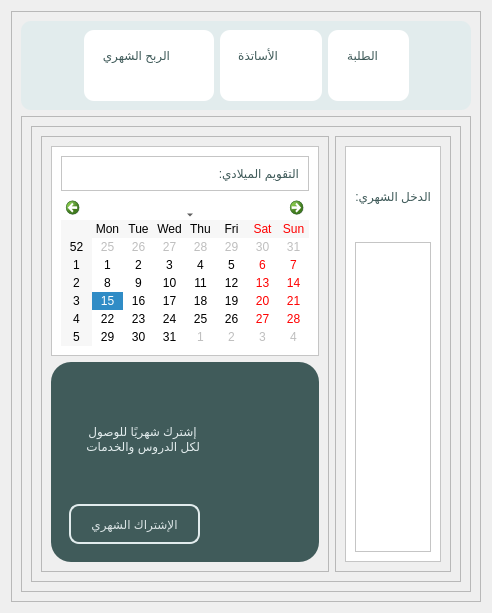
         <widget class="QWidget" name="page_2">
          <layout class="QGridLayout" name="gridLayout_13">
           <item row="1" column="0">
            <widget class="QFrame" name="frame_12">
             <property name="frameShape">
              <enum>QFrame::StyledPanel</enum>
             </property>
             <property name="frameShadow">
              <enum>QFrame::Raised</enum>
             </property>
             <layout class="QGridLayout" name="gridLayout_14">
              <item row="1" column="1">
               <widget class="QFrame" name="frame_32">
                <property name="minimumSize">
                 <size>
                  <width>0</width>
                  <height>0</height>
                 </size>
                </property>
                <property name="frameShape">
                 <enum>QFrame::StyledPanel</enum>
                </property>
                <property name="frameShadow">
                 <enum>QFrame::Raised</enum>
                </property>
                <layout class="QGridLayout" name="gridLayout_30">
                 <item row="0" column="0">
                  <widget class="QFrame" name="frame_18">
                   <property name="maximumSize">
                    <size>
                     <width>1300</width>
                     <height>16777215</height>
                    </size>
                   </property>
                   <property name="frameShape">
                    <enum>QFrame::StyledPanel</enum>
                   </property>
                   <property name="frameShadow">
                    <enum>QFrame::Raised</enum>
                   </property>
                   <layout class="QGridLayout" name="gridLayout_16">
                    <item row="0" column="1">
                     <widget class="QFrame" name="frame_26">
                      <property name="maximumSize">
                       <size>
                        <width>16777215</width>
                        <height>16777215</height>
                       </size>
                      </property>
                      <property name="styleSheet">
                       <string notr="true"/>
                      </property>
                      <property name="frameShape">
                       <enum>QFrame::StyledPanel</enum>
                      </property>
                      <property name="frameShadow">
                       <enum>QFrame::Raised</enum>
                      </property>
                      <layout class="QGridLayout" name="gridLayout_25">
                       <item row="0" column="0">
                        <widget class="QFrame" name="frame_30">
                         <property name="maximumSize">
                          <size>
                           <width>16777215</width>
                           <height>16777215</height>
                          </size>
                         </property>
                         <property name="styleSheet">
                          <string notr="true">background-color: rgb(255, 255, 255);</string>
                         </property>
                         <property name="frameShape">
                          <enum>QFrame::StyledPanel</enum>
                         </property>
                         <property name="frameShadow">
                          <enum>QFrame::Raised</enum>
                         </property>
                         <layout class="QGridLayout" name="gridLayout_29">
                          <item row="1" column="0">
                           <widget class="QFrame" name="frame_31">
                            <property name="frameShape">
                             <enum>QFrame::StyledPanel</enum>
                            </property>
                            <property name="frameShadow">
                             <enum>QFrame::Raised</enum>
                            </property>
                           </widget>
                          </item>
                          <item row="0" column="0">
                           <widget class="QLabel" name="label_24">
                            <property name="maximumSize">
                             <size>
                              <width>16777215</width>
                              <height>80</height>
                             </size>
                            </property>
                            <property name="styleSheet">
                             <string notr="true">border:non;
color: rgb(64, 91, 90);
font: 23pt &quot;Arabic Typesetting&quot;;
</string>
                            </property>
                            <property name="text">
                             <string>الدخل الشهري:</string>
                            </property>
                           </widget>
                          </item>
                         </layout>
                        </widget>
                       </item>
                      </layout>
                     </widget>
                    </item>
                    <item row="0" column="0">
                     <widget class="QFrame" name="frame_27">
                      <property name="maximumSize">
                       <size>
                        <width>500</width>
                        <height>16777215</height>
                       </size>
                      </property>
                      <property name="styleSheet">
                       <string notr="true"/>
                      </property>
                      <property name="frameShape">
                       <enum>QFrame::StyledPanel</enum>
                      </property>
                      <property name="frameShadow">
                       <enum>QFrame::Raised</enum>
                      </property>
                      <layout class="QGridLayout" name="gridLayout_26">
                       <item row="0" column="0">
                        <widget class="QFrame" name="frame_28">
                         <property name="maximumSize">
                          <size>
                           <width>16777215</width>
                           <height>16777215</height>
                          </size>
                         </property>
                         <property name="styleSheet">
                          <string notr="true">background-color: rgb(255, 255, 255);</string>
                         </property>
                         <property name="frameShape">
                          <enum>QFrame::StyledPanel</enum>
                         </property>
                         <property name="frameShadow">
                          <enum>QFrame::Raised</enum>
                         </property>
                         <layout class="QGridLayout" name="gridLayout_27">
                          <item row="0" column="0">
                           <widget class="QFrame" name="frame_39">
                            <property name="frameShape">
                             <enum>QFrame::StyledPanel</enum>
                            </property>
                            <property name="frameShadow">
                             <enum>QFrame::Raised</enum>
                            </property>
                            <layout class="QGridLayout" name="gridLayout_42">
                             <item row="0" column="0">
                              <widget class="QLabel" name="label_23">
                               <property name="styleSheet">
                                <string notr="true">border:non;
color: rgb(64, 91, 90);
font: 23pt &quot;Arabic Typesetting&quot;;
</string>
                               </property>
                               <property name="text">
                                <string>التقويم الميلادي:</string>
                               </property>
                              </widget>
                             </item>
                            </layout>
                           </widget>
                          </item>
                          <item row="1" column="0">
                           <widget class="QCalendarWidget" name="calendarWidget">
                            <property name="maximumSize">
                             <size>
                              <width>400</width>
                              <height>400</height>
                             </size>
                            </property>
                           </widget>
                          </item>
                         </layout>
                        </widget>
                       </item>
                       <item row="1" column="0">
                        <widget class="QFrame" name="frame_29">
                         <property name="minimumSize">
                          <size>
                           <width>0</width>
                           <height>200</height>
                          </size>
                         </property>
                         <property name="maximumSize">
                          <size>
                           <width>16777215</width>
                           <height>200</height>
                          </size>
                         </property>
                         <property name="styleSheet">
                          <string notr="true">border-radius:20px;
background-color: rgb(64, 91, 90);</string>
                         </property>
                         <property name="frameShape">
                          <enum>QFrame::StyledPanel</enum>
                         </property>
                         <property name="frameShadow">
                          <enum>QFrame::Raised</enum>
                         </property>
                         <layout class="QGridLayout" name="gridLayout_28">
                          <item row="0" column="0">
                           <widget class="QFrame" name="frame_38">
                            <property name="frameShape">
                             <enum>QFrame::StyledPanel</enum>
                            </property>
                            <property name="frameShadow">
                             <enum>QFrame::Raised</enum>
                            </property>
                            <layout class="QGridLayout" name="gridLayout_40">
                             <item row="0" column="0">
                              <widget class="QLabel" name="label_25">
                               <property name="styleSheet">
                                <string notr="true">border:non;
color: rgb(226, 236, 237);
font: 18pt &quot;Arabic Typesetting&quot;;
</string>
                               </property>
                               <property name="text">
                                <string>إشترك شهريًا للوصول لكل الدروس والخدمات</string>
                               </property>
                               <property name="wordWrap">
                                <bool>true</bool>
                               </property>
                              </widget>
                             </item>
                             <item row="1" column="0">
                              <widget class="QPushButton" name="pushButton">
                               <property name="minimumSize">
                                <size>
                                 <width>0</width>
                                 <height>40</height>
                                </size>
                               </property>
                               <property name="styleSheet">
                                <string notr="true">QPushButton{
	border:2px solid #e2eced;
	border-radius: 10px;
	font: 10pt &quot;Imprint MT Shadow&quot;;	
	color: rgb(217, 227, 228);
	background-color: rgb(64, 91, 90);
	
}
QPushButton:hover{
	border-radius: 10px;
	font: 13pt &quot;Imprint MT Shadow&quot;;
	background-color: rgb(226, 236, 237);
	color: rgb(64, 91, 90);
}
</string>
                               </property>
                               <property name="text">
                                <string>الإشتراك الشهري</string>
                               </property>
                              </widget>
                             </item>
                            </layout>
                           </widget>
                          </item>
                          <item row="0" column="1">
                           <widget class="QFrame" name="frame_36">
                            <property name="frameShape">
                             <enum>QFrame::StyledPanel</enum>
                            </property>
                            <property name="frameShadow">
                             <enum>QFrame::Raised</enum>
                            </property>
                            <layout class="QGridLayout" name="gridLayout_41">
                             <item row="0" column="0">
                              <widget class="QLabel" name="label_22">
                               <property name="maximumSize">
                                <size>
                                 <width>150</width>
                                 <height>16777215</height>
                                </size>
                               </property>
                               <property name="text">
                                <string/>
                               </property>
                               <property name="pixmap">
                                <pixmap>assets/images/atm-card.png</pixmap>
                               </property>
                               <property name="scaledContents">
                                <bool>true</bool>
                               </property>
                              </widget>
                             </item>
                            </layout>
                           </widget>
                          </item>
                         </layout>
                        </widget>
                       </item>
                      </layout>
                     </widget>
                    </item>
                   </layout>
                  </widget>
                 </item>
                </layout>
               </widget>
              </item>
              <item row="0" column="1">
               <widget class="QFrame" name="frame1_3">
                <property name="maximumSize">
                 <size>
                  <width>16777215</width>
                  <height>120</height>
                 </size>
                </property>
                <property name="styleSheet">
                 <string notr="true">border-radius:10px;
background-color: rgb(226, 236, 237);</string>
                </property>
                <property name="frameShape">
                 <enum>QFrame::StyledPanel</enum>
                </property>
                <property name="frameShadow">
                 <enum>QFrame::Raised</enum>
                </property>
                <layout class="QGridLayout" name="gridLayout_18">
                 <item row="0" column="2">
                  <widget class="QFrame" name="frame_23">
                   <property name="maximumSize">
                    <size>
                     <width>200</width>
                     <height>16777215</height>
                    </size>
                   </property>
                   <property name="styleSheet">
                    <string notr="true">background-color: rgb(255, 255, 255);</string>
                   </property>
                   <property name="frameShape">
                    <enum>QFrame::StyledPanel</enum>
                   </property>
                   <property name="frameShadow">
                    <enum>QFrame::Raised</enum>
                   </property>
                   <layout class="QGridLayout" name="gridLayout_23">
                    <item row="0" column="2">
                     <widget class="QLabel" name="label_17">
                      <property name="text">
                       <string/>
                      </property>
                     </widget>
                    </item>
                    <item row="0" column="1">
                     <widget class="QFrame" name="frame_25">
                      <property name="frameShape">
                       <enum>QFrame::StyledPanel</enum>
                      </property>
                      <property name="frameShadow">
                       <enum>QFrame::Raised</enum>
                      </property>
                      <layout class="QGridLayout" name="gridLayout_24">
                       <item row="0" column="0">
                        <widget class="QLabel" name="label_13">
                         <property name="styleSheet">
                          <string notr="true">color: rgb(64, 91, 90);
font: 57 9pt &quot;Dubai Medium&quot;;</string>
                         </property>
                         <property name="text">
                          <string>الأساتذة</string>
                         </property>
                        </widget>
                       </item>
                       <item row="1" column="0">
                        <widget class="QLabel" name="teacherNumberslabel">
                         <property name="styleSheet">
                          <string notr="true">font: 11pt &quot;MV Boli&quot;;</string>
                         </property>
                         <property name="text">
                          <string/>
                         </property>
                        </widget>
                       </item>
                      </layout>
                     </widget>
                    </item>
                    <item row="0" column="3">
                     <widget class="QLabel" name="label_18">
                      <property name="maximumSize">
                       <size>
                        <width>60</width>
                        <height>60</height>
                       </size>
                      </property>
                      <property name="text">
                       <string/>
                      </property>
                      <property name="pixmap">
                       <pixmap>assets/images/student.png</pixmap>
                      </property>
                      <property name="scaledContents">
                       <bool>true</bool>
                      </property>
                     </widget>
                    </item>
                   </layout>
                  </widget>
                 </item>
                 <item row="0" column="0">
                  <spacer name="horizontalSpacer_3">
                   <property name="orientation">
                    <enum>Qt::Horizontal</enum>
                   </property>
                   <property name="sizeHint" stdset="0">
                    <size>
                     <width>40</width>
                     <height>20</height>
                    </size>
                   </property>
                  </spacer>
                 </item>
                 <item row="0" column="1">
                  <widget class="QFrame" name="frame_34">
                   <property name="maximumSize">
                    <size>
                     <width>200</width>
                     <height>16777215</height>
                    </size>
                   </property>
                   <property name="styleSheet">
                    <string notr="true">background-color: rgb(255, 255, 255);</string>
                   </property>
                   <property name="frameShape">
                    <enum>QFrame::StyledPanel</enum>
                   </property>
                   <property name="frameShadow">
                    <enum>QFrame::Raised</enum>
                   </property>
                   <layout class="QGridLayout" name="gridLayout_35">
                    <item row="0" column="2">
                     <widget class="QLabel" name="label_19">
                      <property name="text">
                       <string/>
                      </property>
                     </widget>
                    </item>
                    <item row="0" column="1">
                     <widget class="QFrame" name="frame_35">
                      <property name="frameShape">
                       <enum>QFrame::StyledPanel</enum>
                      </property>
                      <property name="frameShadow">
                       <enum>QFrame::Raised</enum>
                      </property>
                      <layout class="QGridLayout" name="gridLayout_36">
                       <item row="0" column="0">
                        <widget class="QLabel" name="label_20">
                         <property name="styleSheet">
                          <string notr="true">color: rgb(64, 91, 90);
font: 57 9pt &quot;Dubai Medium&quot;;</string>
                         </property>
                         <property name="text">
                          <string>الربح الشهري</string>
                         </property>
                        </widget>
                       </item>
                       <item row="1" column="0">
                        <widget class="QLabel" name="teacherNumberslabel_2">
                         <property name="styleSheet">
                          <string notr="true">font: 11pt &quot;MV Boli&quot;;</string>
                         </property>
                         <property name="text">
                          <string/>
                         </property>
                        </widget>
                       </item>
                      </layout>
                     </widget>
                    </item>
                    <item row="0" column="3">
                     <widget class="QLabel" name="label_21">
                      <property name="maximumSize">
                       <size>
                        <width>60</width>
                        <height>60</height>
                       </size>
                      </property>
                      <property name="text">
                       <string/>
                      </property>
                      <property name="pixmap">
                       <pixmap>assets/images/gross-profit.png</pixmap>
                      </property>
                      <property name="scaledContents">
                       <bool>true</bool>
                      </property>
                     </widget>
                    </item>
                   </layout>
                  </widget>
                 </item>
                 <item row="0" column="3">
                  <widget class="QFrame" name="frame_19">
                   <property name="maximumSize">
                    <size>
                     <width>200</width>
                     <height>16777215</height>
                    </size>
                   </property>
                   <property name="styleSheet">
                    <string notr="true">background-color: rgb(255, 255, 255);</string>
                   </property>
                   <property name="frameShape">
                    <enum>QFrame::StyledPanel</enum>
                   </property>
                   <property name="frameShadow">
                    <enum>QFrame::Raised</enum>
                   </property>
                   <layout class="QGridLayout" name="gridLayout_19">
                    <item row="0" column="1">
                     <widget class="QFrame" name="frame_21">
                      <property name="frameShape">
                       <enum>QFrame::StyledPanel</enum>
                      </property>
                      <property name="frameShadow">
                       <enum>QFrame::Raised</enum>
                      </property>
                      <layout class="QGridLayout" name="gridLayout_20">
                       <item row="0" column="0">
                        <widget class="QLabel" name="label_12">
                         <property name="styleSheet">
                          <string notr="true">color: rgb(64, 91, 90);
font: 57 9pt &quot;Dubai Medium&quot;;</string>
                         </property>
                         <property name="text">
                          <string>الطلبة</string>
                         </property>
                        </widget>
                       </item>
                       <item row="1" column="0">
                        <widget class="QLabel" name="studentNumberslabel">
                         <property name="styleSheet">
                          <string notr="true">font: 11pt &quot;MV Boli&quot;;</string>
                         </property>
                         <property name="text">
                          <string/>
                         </property>
                        </widget>
                       </item>
                      </layout>
                     </widget>
                    </item>
                    <item row="0" column="2">
                     <widget class="QLabel" name="label_11">
                      <property name="maximumSize">
                       <size>
                        <width>60</width>
                        <height>60</height>
                       </size>
                      </property>
                      <property name="text">
                       <string/>
                      </property>
                      <property name="pixmap">
                       <pixmap>assets/images/graduates.png</pixmap>
                      </property>
                      <property name="scaledContents">
                       <bool>true</bool>
                      </property>
                     </widget>
                    </item>
                   </layout>
                  </widget>
                 </item>
                 <item row="0" column="4">
                  <spacer name="horizontalSpacer_4">
                   <property name="orientation">
                    <enum>Qt::Horizontal</enum>
                   </property>
                   <property name="sizeHint" stdset="0">
                    <size>
                     <width>40</width>
                     <height>20</height>
                    </size>
                   </property>
                  </spacer>
                 </item>
                </layout>
               </widget>
              </item>
             </layout>
            </widget>
           </item>
          </layout>
         </widget>
